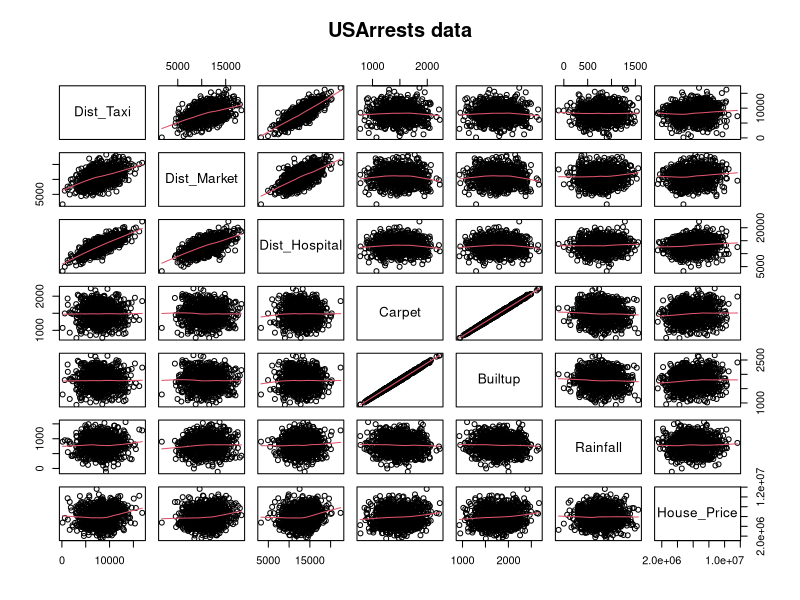
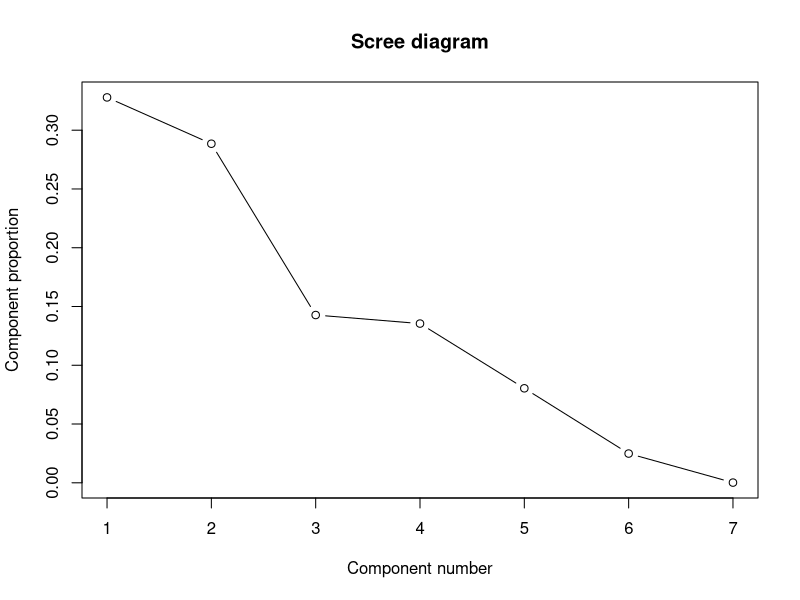
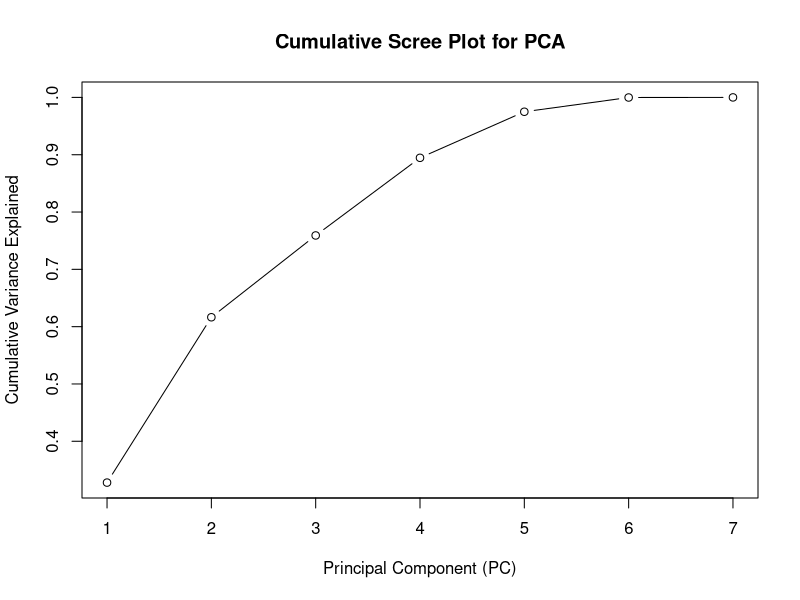
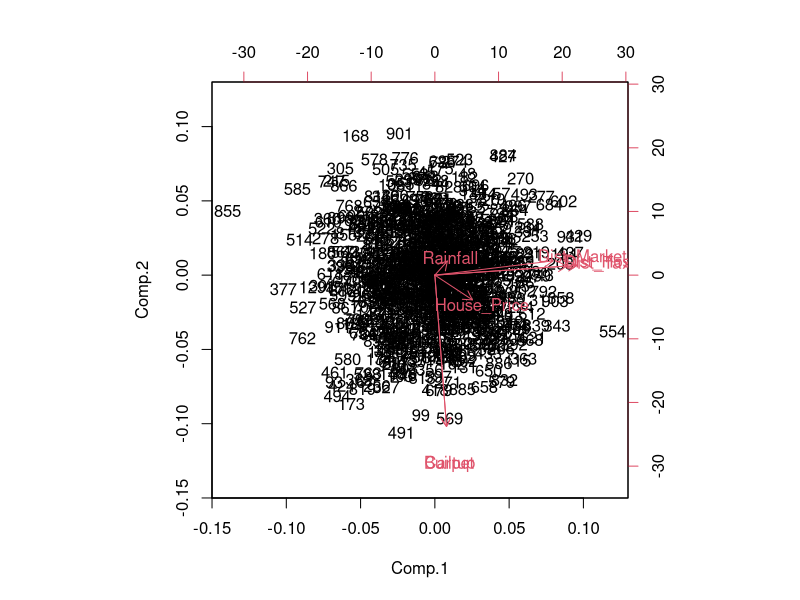
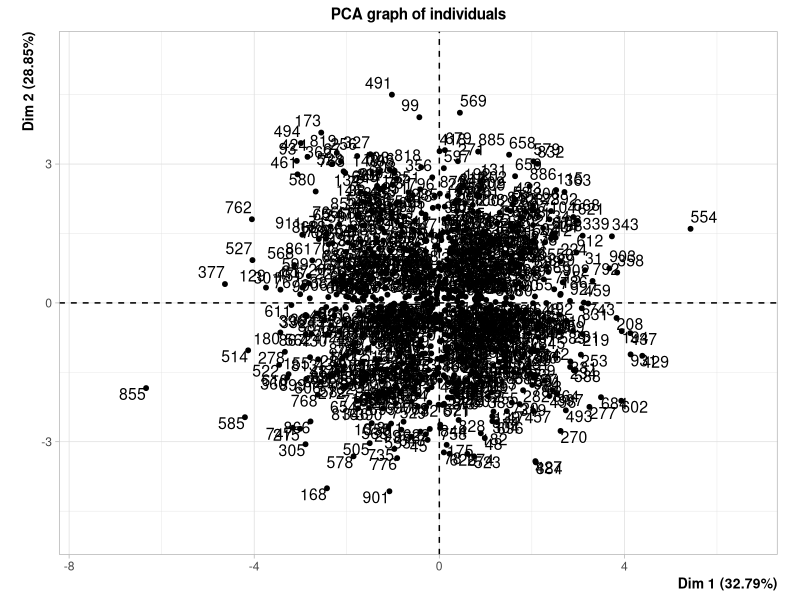
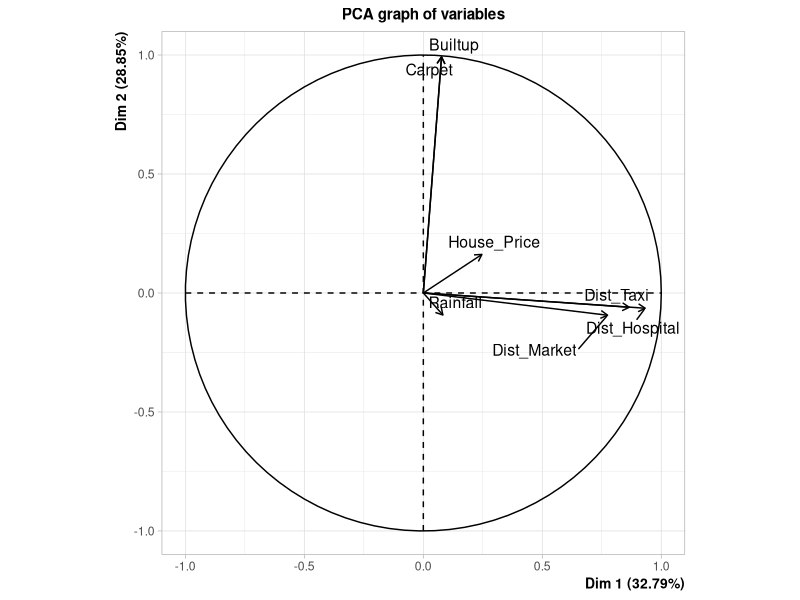
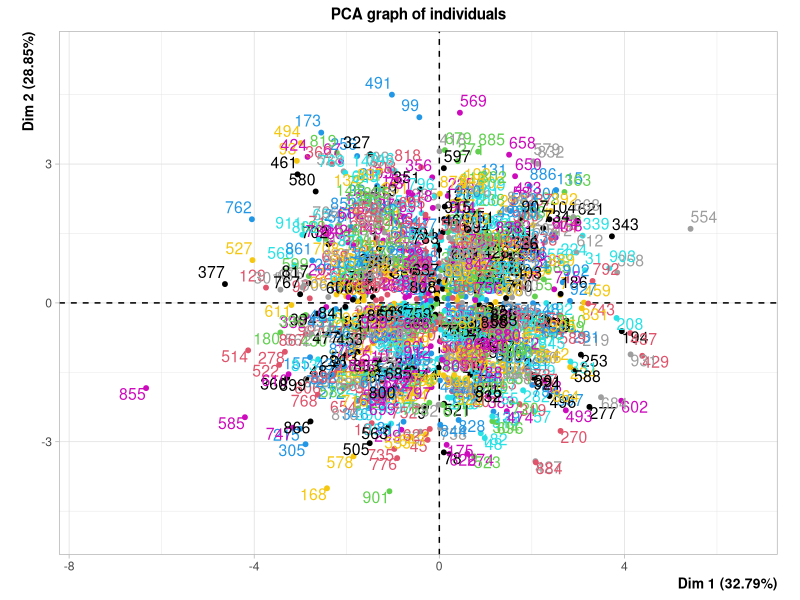

The R script that drew these images, in order: (Note: this script raises an error after producing the figures.)
## ---- chunk 1
df <- read.csv("HOUSE_PRICE.csv")
## ---- chunk 2
df
## ---- chunk 3
df <- df[,-1]
df <- df[,-7]
df <- df[,-7]
df
## ---- chunk 4
rownames(df) <- df$Observation
df <- df[,-1]
df
## ---- chunk 5
library(psych)
data("df")
describe(df)
## ---- chunk 6
require(graphics)
pairs(df, panel = panel.smooth, main = "USArrests data")
## ---- chunk 7
summary(df)
## ---- chunk 8
results <- princomp(df,cor=TRUE,scores = TRUE)
summary(results, loadings = TRUE)
## ---- chunk 9
results$sdev^2 / sum(results$sdev^2)
## ---- chunk 10
plot(results$sdev^2/sum(results$sdev^2), xlab = "Component number",
ylab = "Component proportion", type = "b", main = "Scree diagram")
## ---- chunk 11
cumulative_variance <- cumsum(results$sdev^2) / sum(results$sdev^2)
plot(1:length(results$sdev), cumulative_variance, type = "b",
     xlab = "Principal Component (PC)", ylab = "Cumulative Variance Explained",
     main = "Cumulative Scree Plot for PCA")
## ---- chunk 12
biplot(results)
## ---- chunk 13
cor(df)
## ---- chunk 14
library(FactoMineR)
## ---- chunk 15
pca<-PCA(df)
## ---- chunk 16
plot.PCA(pca, axes=c(1, 2), choix="ind", habillage="ind")
## ---- chunk 17
pca$eig
## ---- chunk 18
df <- na.omit(df)
df <- scale(df)
## ---- chunk 19
k2 <- kmeans(df, centers = 2, nstart = 25)
str(k2)
## ---- chunk 20
k2
## ---- chunk 21
fviz_cluster(k2, data = df)
## ---- chunk 22
k3 <- kmeans(df, centers = 3, nstart = 25)
k4 <- kmeans(df, centers = 4, nstart = 25)
k5 <- kmeans(df, centers = 5, nstart = 25)

# plots to compare
p1 <- fviz_cluster(k2, geom = "point", data = df) + ggtitle("k = 2")
p2 <- fviz_cluster(k3, geom = "point",  data = df) + ggtitle("k = 3")
p3 <- fviz_cluster(k4, geom = "point",  data = df) + ggtitle("k = 4")
p4 <- fviz_cluster(k5, geom = "point",  data = df) + ggtitle("k = 5")

library(gridExtra)
grid.arrange(p1, p2, p3, p4, nrow = 2)
## ---- chunk 23
set.seed(123)

fviz_nbclust(df, kmeans, method = "wss")
## ---- chunk 24
# Compute k-means clustering with k = 3
set.seed(123)
final <- kmeans(df, 3, nstart = 25)
print(final)
## ---- chunk 25
fviz_cluster(final, data = df)
